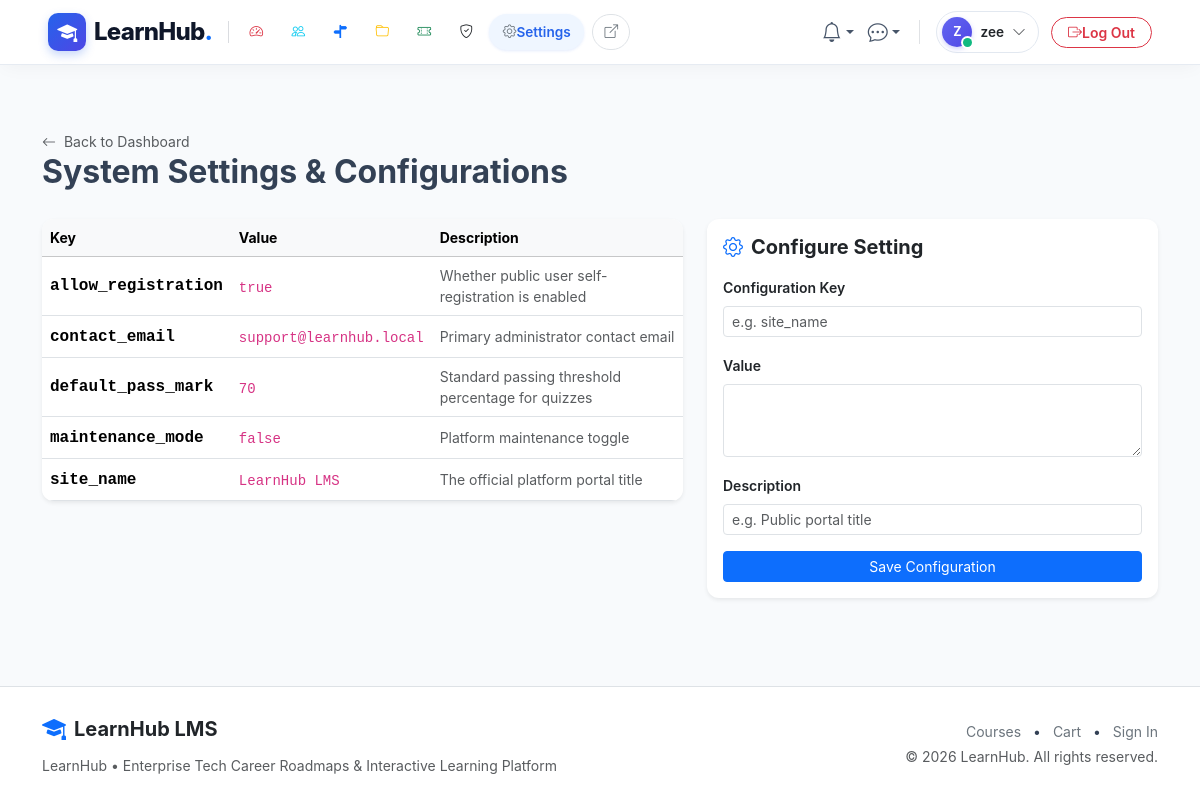
The page /admin/settings (signed in) on the database its author committed.
### app/models/users.py (models this page shows, shortened)
class User(UserMixin, db.Model):
    __tablename__ = 'users'
    id = db.Column(db.Integer, primary_key=True)
    email = db.Column(db.String(120), unique=True, nullable=False, index=True)
    username = db.Column(db.String(80), unique=True, nullable=False, index=True)
    password_hash = db.Column(db.String(255), nullable=False)
    role_id = db.Column(db.Integer, db.ForeignKey('roles.id'), nullable=False)
    is_active = db.Column(db.Boolean, default=True, nullable=False)
    last_login = db.Column(db.DateTime, nullable=True)
    created_at = db.Column(db.DateTime, default=utcnow, nullable=False)
    role = db.relationship('Role', back_populates='users', lazy='joined')
    profile = db.relationship('UserProfile', back_populates='user', uselist=False, cascade='all, delete-orphan', lazy='joined')
    notifications = db.relationship('Notification', back_populates='user', cascade='all, delete-orphan', lazy='select', order_by='Notification.created_at.desc()')
    enrollments = db.relationship('Enrollment', back_populates='user', lazy='select')
    orders = db.relationship('Order', back_populates='user', lazy='select')
    course_instructors = db.relationship('CourseInstructor', back_populates='user', lazy='select')
    created_courses = db.relationship('Course', back_populates='creator', foreign_keys='Course.created_by', lazy='select')
    wishlists = db.relationship('Wishlist', back_populates='user', cascade='all, delete-orphan', lazy='select')
    quiz_attempts = db.relationship('QuizAttempt', back_populates='user', lazy='select')
    submissions = db.relationship('Submission', back_populates='user', lazy='select')
    forum_threads = db.relationship('ForumThread', back_populates='author', lazy='select')
    forum_posts = db.relationship('ForumPost', back_populates='author', lazy='select')
    post_likes = db.relationship('PostLike', back_populates='user', cascade='all, delete-orphan', lazy='select')
    sent_messages = db.relationship('Message', back_populates='sender', foreign_keys='Message.sender_id', lazy='select')
    received_messages = db.relationship('Message', back_populates='recipient', foreign_keys='Message.recipient_id', lazy='select')
    user_badges = db.relationship('UserBadge', back_populates='user', cascade='all, delete-orphan', lazy='select')
    reviews = db.relationship('Review', back_populates='user', lazy='select')
    audit_logs = db.relationship('AuditLog', back_populates='user', lazy='select')
    def has_role(self, role_name: str) -> bool:
        return bool(self.role and self.role.name.lower() == role_name.lower())
    @property
    def is_admin(self) -> bool:
        return self.has_role('admin')
    @property
    def is_instructor(self) -> bool:
        return self.has_role('instructor')

### app/models/admin.py (models this page shows, shortened)
class Setting(db.Model):
    __tablename__ = 'settings'
    id = db.Column(db.Integer, primary_key=True)
    key = db.Column(db.String(100), unique=True, nullable=False, index=True)
    value = db.Column(db.Text, nullable=False)
    description = db.Column(db.String(255), nullable=True)
    created_at = db.Column(db.DateTime, default=utcnow, nullable=False)

### app/blueprints/admin/routes.py (the view, shortened to what this page needs)
@admin_bp.route('/settings', methods=['GET', 'POST'])
def settings():
    form = SettingForm()
    items = Setting.query.order_by(Setting.key).all()
    return render_template('admin/settings.html', settings=items, form=form)

### app/templates/admin/settings.html (shortened to what this page needs)
{% extends 'base.html' %}
{% block content %}
<div class="container py-4">
  <div class="d-flex justify-content-between align-items-center mb-4">
    <div>
      <a href="{{ url_for('admin.dashboard') }}" class="text-muted small text-decoration-none">
        <i class="bi bi-arrow-left me-1"></i> Back to Dashboard
      </a>
      <h2 class="fw-bold mb-1">System Settings & Configurations</h2>
    </div>
  </div>
  <div class="row g-4">
    <div class="col-lg-7">
      <div class="card shadow-sm border-0">
        <div class="table-responsive">
          <table class="table table-hover align-middle mb-0">
            <thead class="table-light small">
              <tr>
                <th>Key</th>
                <th>Value</th>
                <th>Description</th>
              </tr>
            </thead>
            <tbody>
              {% for s in settings %}
                <tr>
                  <td class="font-monospace fw-bold">{{ s.key }}</td>
                  <td><code>{{ s.value }}</code></td>
                  <td class="text-muted small">{{ s.description or '' }}</td>
                </tr>
              {% else %}
                <tr><td colspan="3" class="text-center py-3 text-muted">No settings defined.</td></tr>
              {% endfor %}
            </tbody>
          </table>
        </div>
      </div>
    </div>
    <div class="col-lg-5">
      <div class="card p-3 shadow-sm border-0 sticky-top" style="top: 80px;">
        <h5 class="fw-bold mb-3"><i class="bi bi-gear text-primary me-2"></i>Configure Setting</h5>
        <form method="POST">
          <div class="mb-3">
            {{ form.key.label(class="form-label small fw-semibold") }}
            {{ form.key(class="form-control form-control-sm", placeholder="e.g. site_name") }}
          </div>
          <div class="mb-3">
            {{ form.value.label(class="form-label small fw-semibold") }}
            {{ form.value(class="form-control form-control-sm", rows="3") }}
          </div>
          <div class="mb-3">
            {{ form.description.label(class="form-label small fw-semibold") }}
            {{ form.description(class="form-control form-control-sm", placeholder="e.g. Public portal title") }}
          </div>
          <button type="submit" class="btn btn-primary btn-sm w-100">Save Configuration</button>
        </form>
      </div>
    </div>
  </div>
</div>
{% endblock %}

### app/templates/partials/navbar.html (shortened to what this page needs)
{% set is_preview = is_preview if is_preview is defined else (True if (request.args.get('preview') == '1' or session.get('live_preview')) and request.blueprint != 'admin' else False) %}
{% set preview_qs = preview_qs if preview_qs is defined else ('?preview=1' if is_preview else '') %}
{% set is_admin_panel = (request.blueprint == 'admin') %}
{% set is_user_logged_in = current_user.is_authenticated and not (is_preview and not is_admin_panel) %}
{% set is_admin_user = current_user.is_authenticated and current_user.is_admin and not (is_preview and not is_admin_panel) %}
<nav class="navbar navbar-expand-lg navbar-glass sticky-top py-2">
  <div class="container-fluid px-xl-5 px-lg-4 px-3">
    <a class="navbar-brand d-flex align-items-center gap-2 text-decoration-none me-2" href="{{ url_for('admin.dashboard') if (is_admin_panel or is_admin_user) else (url_for('catalog.home') ~ preview_qs) }}">
      <div class="brand-logo-squircle">
        <i class="bi bi-mortarboard-fill"></i>
      </div>
      <span class="fs-4 brand-text leading-none">LearnHub<span class="text-primary">.</span></span>
    </a>
    <div class="offcanvas-lg offcanvas-start flex-grow-1" tabindex="-1" id="navbarOffcanvas" aria-labelledby="navbarOffcanvasLabel">
      <div class="offcanvas-body d-flex flex-column flex-lg-row align-items-lg-center justify-content-between p-3 p-lg-0 w-100">
        <ul class="navbar-nav me-auto mb-2 mb-lg-0 align-items-lg-center gap-1 flex-lg-nowrap d-none d-lg-flex">
          {% if is_admin_panel %}
            {% set is_dash_active = (request.endpoint == 'admin.dashboard') %}
            {% set is_users_active = (request.endpoint and ('user' in request.endpoint or 'role' in request.endpoint)) %}
            {% set is_roadmaps_active = (request.endpoint and 'roadmap' in request.endpoint) %}
            {% set is_cat_active = (request.endpoint and ('categor' in request.endpoint or 'department' in request.endpoint or 'tag' in request.endpoint)) %}
            {% set is_coupons_active = (request.endpoint and 'coupon' in request.endpoint) %}
            {% set is_audit_active = (request.endpoint and 'audit' in request.endpoint) %}
            {% set is_settings_active = (request.endpoint and ('setting' in request.endpoint or 'badge' in request.endpoint)) %}
            <li class="nav-item">
              <a class="nav-link admin-nav-item {% if is_dash_active %}active{% endif %}" href="{{ url_for('admin.dashboard') }}" title="Dashboard">
                <i class="bi bi-speedometer2 text-danger {% if is_dash_active %}me-1.5{% endif %}"></i>
              </a>
            </li>
            <li class="nav-item">
              <a class="nav-link admin-nav-item {% if is_users_active %}active{% endif %}" href="{{ url_for('admin.users_list') }}" title="Users & Roles">
                <i class="bi bi-people text-info {% if is_users_active %}me-1.5{% endif %}"></i>
              </a>
            </li>
            <li class="nav-item">
              <a class="nav-link admin-nav-item {% if is_roadmaps_active %}active{% endif %}" href="{{ url_for('admin.roadmaps') }}" title="Career Roadmaps">
                <i class="bi bi-signpost-split-fill text-primary {% if is_roadmaps_active %}me-1.5{% endif %}"></i>
              </a>
            </li>
            <li class="nav-item">
              <a class="nav-link admin-nav-item {% if is_cat_active %}active{% endif %}" href="{{ url_for('admin.categories') }}" title="Categories & Taxonomy">
                <i class="bi bi-folder text-warning {% if is_cat_active %}me-1.5{% endif %}"></i>
              </a>
            </li>
            <li class="nav-item">
              <a class="nav-link admin-nav-item {% if is_coupons_active %}active{% endif %}" href="{{ url_for('admin.coupons') }}" title="Promo Coupons">
                <i class="bi bi-ticket-perforated text-success {% if is_coupons_active %}me-1.5{% endif %}"></i>
              </a>
            </li>
            <li class="nav-item">
              <a class="nav-link admin-nav-item {% if is_audit_active %}active{% endif %}" href="{{ url_for('admin.audit_logs') }}" title="Security Audit Logs">
                <i class="bi bi-shield-check text-dark {% if is_audit_active %}me-1.5{% endif %}"></i>
              </a>
            </li>
            <li class="nav-item">
              <a class="nav-link admin-nav-item {% if is_settings_active %}active{% endif %}" href="{{ url_for('admin.settings') }}" title="System Settings">
                <i class="bi bi-gear text-secondary {% if is_settings_active %}me-1.5{% endif %}"></i>
                {% if is_settings_active %}<span>Settings</span>{% endif %}
              </a>
            </li>
            <li class="nav-item ms-1">
              <a class="nav-link admin-nav-item text-secondary border" href="{{ url_for('catalog.home', preview=1) }}" target="_blank" title="View Live Website">
                <i class="bi bi-box-arrow-up-right"></i>
              </a>
            </li>
          {% endif %}
        </ul>
        <ul class="navbar-nav ms-auto mb-2 mb-lg-0 align-items-center gap-2 flex-nowrap justify-content-end d-none d-lg-flex">
          {% if is_user_logged_in %}
            <li class="nav-item dropdown">
              <a class="btn-nav-icon position-relative text-decoration-none dropdown-toggle border-0" href="#" id="navNotifDropdown" role="button" data-bs-toggle="dropdown" aria-expanded="false" title="Notifications">
                <i class="bi bi-bell fs-5"></i>
              </a>
            </li>
            <li class="nav-item dropdown">
              <a class="btn-nav-icon position-relative text-decoration-none dropdown-toggle border-0" href="#" id="navMsgDropdown" role="button" data-bs-toggle="dropdown" aria-expanded="false" title="Direct Messages">
                <i class="bi bi-chat-dots fs-5"></i>
              </a>
            </li>
            <li class="nav-item dropdown">
              <a class="user-profile-pill d-flex align-items-center gap-2 text-decoration-none" href="#" role="button" data-bs-toggle="dropdown" aria-expanded="false">
                <div class="position-relative">
                  <div class="avatar-nav-circle">
                    {{ (current_user.username[0]|upper) if current_user.username else 'U' }}
                  </div>
                  <span class="online-dot"></span>
                </div>
                <span class="fw-semibold text-dark user-name-label">{{ current_user.username }}</span>
                <i class="bi bi-chevron-down text-muted small ms-0.5"></i>
              </a>
            </li>
            {% if is_admin_panel or is_admin_user %}
              <li class="nav-item ms-1">
                <form action="{{ url_for('auth.logout') }}" method="POST" class="m-0">
                  <button type="submit" class="btn btn-outline-danger btn-sm rounded-pill px-3 py-1 fw-semibold d-flex align-items-center gap-1.5" title="Sign out of LearnHub">
                    <i class="bi bi-box-arrow-right"></i>
                    <span>Log Out</span>
                  </button>
                </form>
              </li>
            {% endif %}
          {% endif %}
        </ul>
      </div>
    </div>
  </div>
</nav>

### rows shown on the page
User: username "Z", username "zee"
Setting: key "allow_registration", value "true", description "Whether public user self-registration is enabled"
Setting: key "contact_email", value "support@learnhub.local", description "Primary administrator contact email"
Setting: key "default_pass_mark", value "70", description "Standard passing threshold percentage for quizzes"
Setting: key "maintenance_mode", value "false", description "Platform maintenance toggle"
Setting: key "site_name", value "LearnHub LMS", description "The official platform portal title"
